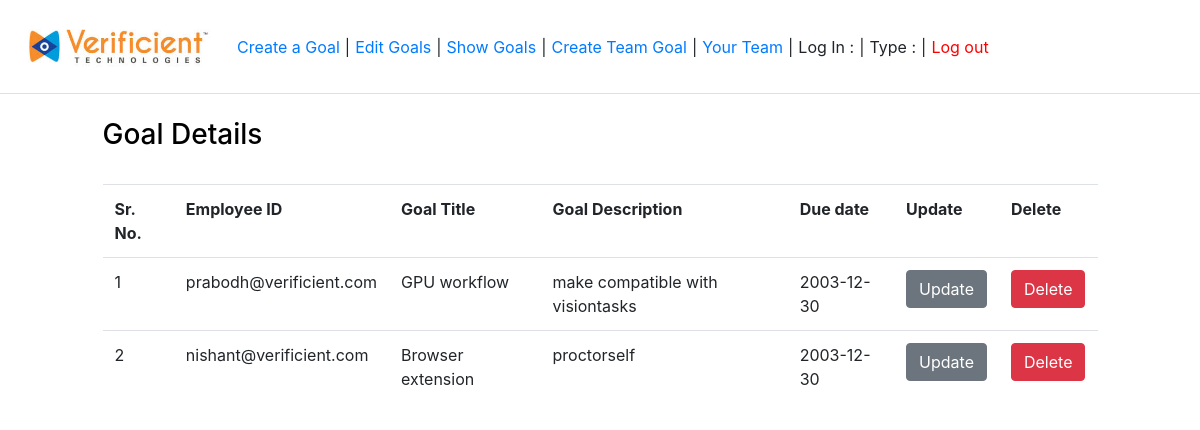
The app's page /EditDisplayEmpData/, older data.
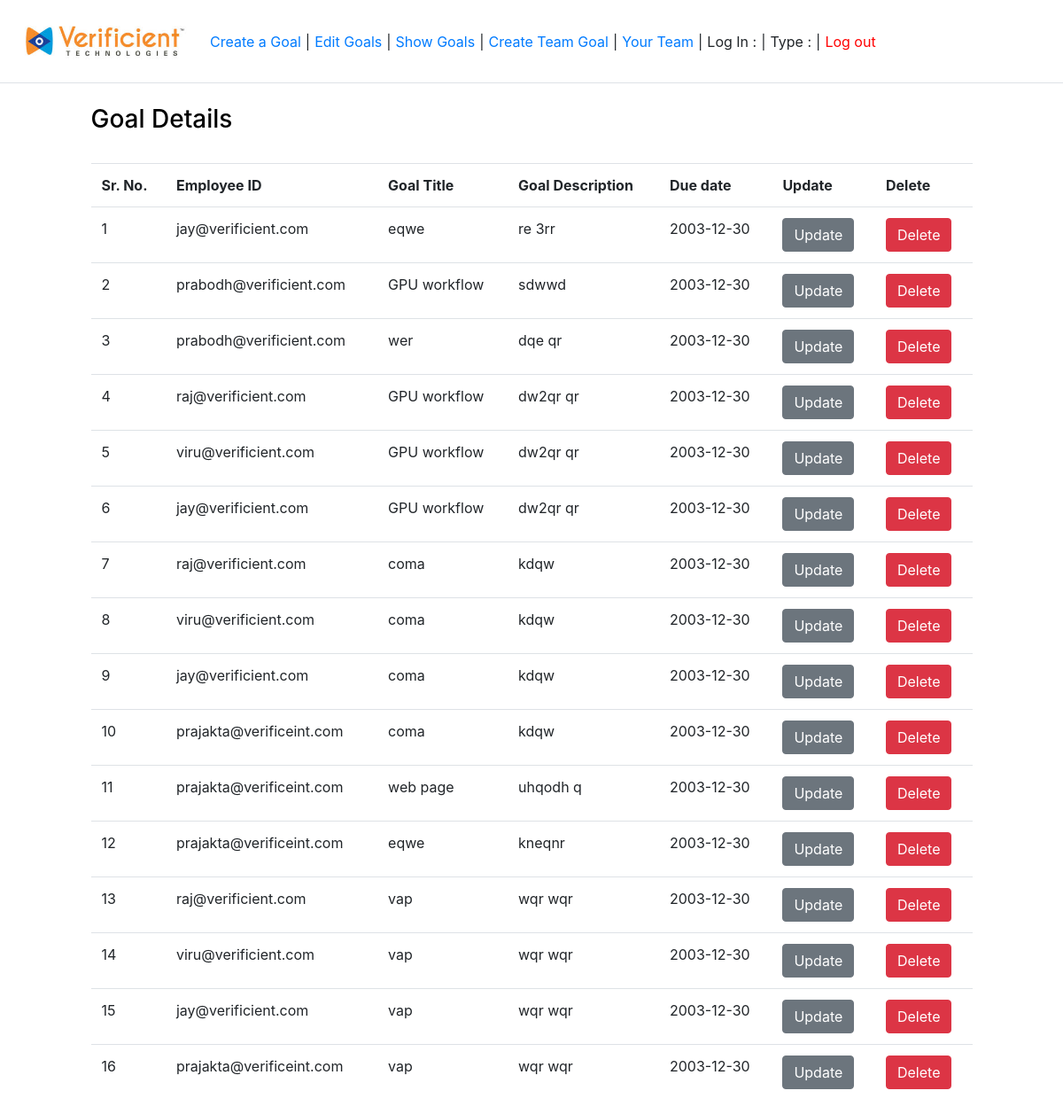
The same page, newer data.
### miss_management/models.py (models this page shows)
class Emp_goal_data_man(models.Model):  # database name is Emp_goal_data_man,for storing goals details
    email = models.EmailField(max_length=50)
    goal_id = models.CharField(max_length=100)
    goal_title = models.CharField(max_length=100)
    goal_description = models.CharField(max_length=100)
    due_date = models.CharField(max_length=25, default="NA")
    employee_comment = models.CharField(max_length=100, default="NA")
    employee_ratings = models.IntegerField(default=00)
    manager_comment = models.CharField(max_length=100, default="NA")
    manager_ratings = models.IntegerField(default=00)

### miss_management/views.py (the view)
# urls.py: path('EditDisplayEmpData/', views.EditDisplayEmpData.as_view(), name="EditDisplayEmpData"),
class EditDisplayEmpData(View):
    def get(self, request, *args, **kwargs):  # for displaying employee detail from database get request
        all_emp_data = Emp_goal_data_man.objects.all()
        SerNo = len(all_emp_data)
        return render(request, "miss_management/edit_goal_details_emp.html",
                      {'emp_goal_setting_data': all_emp_data, 'serno': SerNo})

### miss_management/templates/miss_management/edit_goal_details_emp.html (shortened to what this page needs)
{% load static %}
<!DOCTYPE html>
<html>
<head>
   {% include "bootstrap.html" %}
</head>
  <body>
    {% include "navbar_emp.html" %}
    <br>
    <div class="row">
          <div class="col-sm-1 col-md-1 col-lg-1">
          </div>
          <div class="col-sm-10 col-md-10 col-lg-10">
              <font color="black"><h3>Goal  Details</h3></font><br>
          </div>
          <div class="col-sm-1 col-md-1 col-lg-1">
          </div>
    </div>
    <div class="row">
      <div class="col-sm-1 col-md-1 col-lg-1">
      </div>
      <div class="col-sm-10 col-md-10 col-lg-10">
          <table align="center"  class="table">
          <tr>
             <th>Sr. No. </th>
              <th>Employee ID</th>
            <th>Goal Title</th>
            <th>Goal Description</th>
            <th>Due date</th>
              <th>Update</th>
              <th>Delete</th>
          </tr>
          {% for stored_empData in emp_goal_setting_data %}
          <tr>
            <td>{{ forloop.counter }}</td>
              <td>{{ stored_empData.email}}</td>
               <td>{{ stored_empData.goal_title}}</td>
               <td>{{ stored_empData.goal_description}} </td>
               <td>{{ stored_empData.due_date}}</td>
               <td><a class="btn btn-secondary" href="{% url 'update_order' stored_empData.id %}">Update</a></td>
               <td><a class="btn btn-danger" href="{% url 'delete_order' stored_empData.id stored_empData.goal_id %}">Delete</a></td>
          </tr>
          {% endfor %}
          </table>
      </div>
      <div class="col-sm-1 col-md-1 col-lg-1">
      </div>
    </div>
  </body>
</html>

Row changes from the older to the newer data that the page shows:
removed Emp_goal_data_man: email "prabodh@verificient.com", goal_title "GPU workflow", goal_description "make compatible with visiontasks", due_date "2003-12-30"
removed Emp_goal_data_man: email "nishant@verificient.com", goal_title "Browser extension", goal_description "proctorself", due_date "2003-12-30"
added Emp_goal_data_man: email "jay@verificient.com", goal_title "eqwe", goal_description "re 3rr", due_date "2003-12-30"
added Emp_goal_data_man: email "prabodh@verificient.com", goal_title "GPU workflow", goal_description "sdwwd", due_date "2003-12-30"
added Emp_goal_data_man: email "prabodh@verificient.com", goal_title "wer", goal_description "dqe qr", due_date "2003-12-30"
added Emp_goal_data_man: email "raj@verificient.com", goal_title "GPU workflow", goal_description "dw2qr qr", due_date "2003-12-30"
added Emp_goal_data_man: email "viru@verificient.com", goal_title "GPU workflow", goal_description "dw2qr qr", due_date "2003-12-30"
added Emp_goal_data_man: email "jay@verificient.com", goal_title "GPU workflow", goal_description "dw2qr qr", due_date "2003-12-30"
added Emp_goal_data_man: email "raj@verificient.com", goal_title "coma", goal_description "kdqw", due_date "2003-12-30"
added Emp_goal_data_man: email "viru@verificient.com", goal_title "coma", goal_description "kdqw", due_date "2003-12-30"
added Emp_goal_data_man: email "jay@verificient.com", goal_title "coma", goal_description "kdqw", due_date "2003-12-30"
added Emp_goal_data_man: email "prajakta@verificeint.com", goal_title "coma", goal_description "kdqw", due_date "2003-12-30"
added Emp_goal_data_man: email "prajakta@verificeint.com", goal_title "web page", goal_description "uhqodh q", due_date "2003-12-30"
added Emp_goal_data_man: email "prajakta@verificeint.com", goal_title "eqwe", goal_description "kneqnr", due_date "2003-12-30"
added Emp_goal_data_man: email "raj@verificient.com", goal_title "vap", goal_description "wqr wqr", due_date "2003-12-30"
added Emp_goal_data_man: email "viru@verificient.com", goal_title "vap", goal_description "wqr wqr", due_date "2003-12-30"
added Emp_goal_data_man: email "jay@verificient.com", goal_title "vap", goal_description "wqr wqr", due_date "2003-12-30"
added Emp_goal_data_man: email "prajakta@verificeint.com", goal_title "vap", goal_description "wqr wqr", due_date "2003-12-30"
